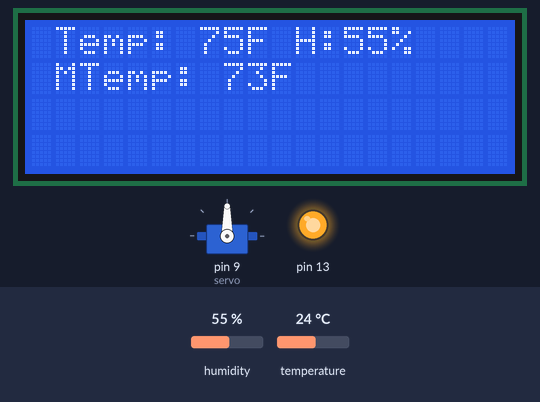
A sketch run on a simulated Arduino Uno, built with avr-gcc and run on an emulated ATmega328P. Shown: 20×4 character LCD, servo, output pins drawn as LEDs (lit = HIGH). Inputs (shaded band) come from the test bench; at power-on: temperature 24 °C, humidity 55 %. What the sketch prints to the serial monitor is not drawn.

Above: at 1.3 s.
1.4 s: temperature set to 22 °C
At 4.0 s:
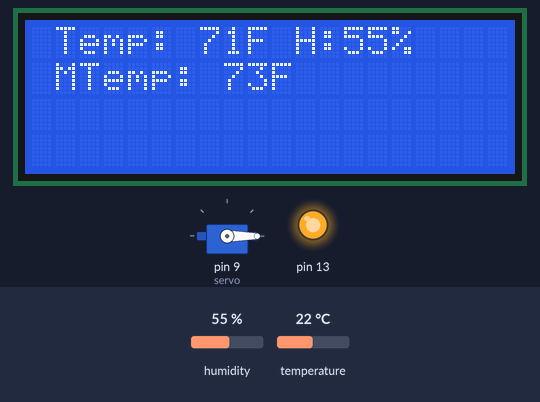
4.3 s: humidity set to 22 %
At 5.2 s:
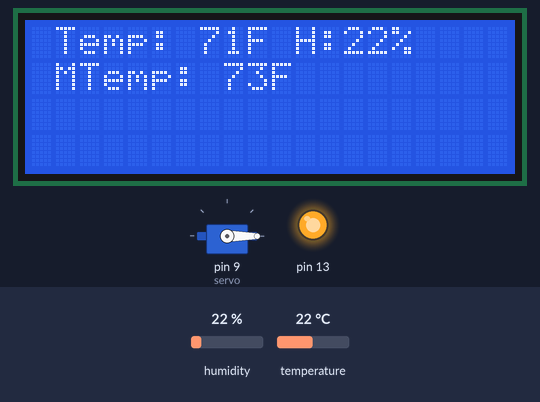
7.1 s: humidity set to 40 %
At 10.2 s:
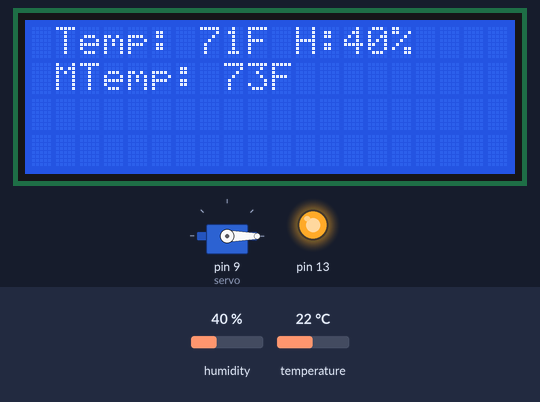
10.6 s: temperature set to 12 °C
At 12.7 s:
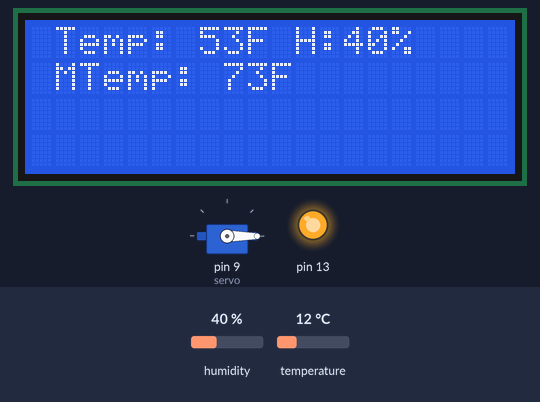
Timing chart, 0 to 14.2 s (numbered marks = the images above; inputs shaded):
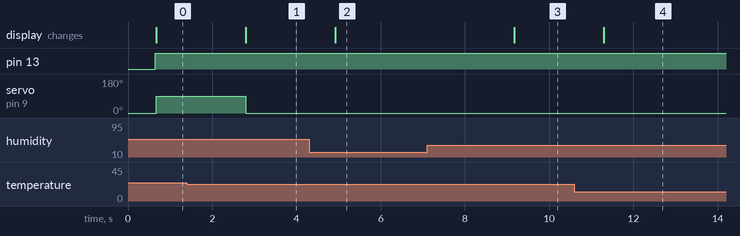

Measured:
- the behaviour switches between 24 and 23 °C on temperature (found by bisection; images 0 and 1)
- after the input at 1.4 s, servo on pin 9 (servo): 90° → 0° after 1.4 s; the display: changes after 1.4 s (image 1)
- after the input at 4.3 s, the display: changes after 0.62 s (image 2)
- after the input at 7.1 s, the display: changes after 2.1 s (image 3)
- after the input at 10.6 s, the display: changes after 0.70 s (image 4)

The sketch:

ArduinoFan.ino
```cpp
#include <DHT.h>
#include <Adafruit_Sensor.h>
#include <Wire.h>
#include <LiquidCrystal_I2C.h>
#include <Servo.h>

LiquidCrystal_I2C lcd(0x27, 20, 4);
String readString = "";
int SENSOR = 2;
int temp, humid;
DHT dht (SENSOR, DHT11);
Servo servo;

int triggerTemp = 0;

void printToLCD() {
  lcd.init();
  lcd.init();
  lcd.backlight();
}


void setup()
{
  printToLCD();
  Serial.begin(9600);
  dht.begin();
  digitalWrite(8, HIGH);
  servo.attach(9);
  servo.write(0);

  triggerTemp = 73;
  //stick
  pinMode(8, INPUT);
  digitalWrite(8, HIGH);

}


void loop()
{

  humid = dht.readHumidity();
  temp = dht.readTemperature(true);

  Serial.print(temp);
  Serial.print("\n");
  Serial.print(humid);
  Serial.print("\n");
  delay(500);
  analogWrite(13, 200);
  lcd.setCursor(1, 0);
  lcd.print("Temp: ");
  lcd.print(temp);
  lcd.print("F");
  lcd.setCursor(11, 0);
  lcd.print("H:");
  lcd.print(humid);
  lcd.print("%");

  lcd.setCursor(1, 1);
  lcd.print("MTemp: ");
  lcd.print(triggerTemp);
  lcd.print("F");

//  lcd.autoscroll();
  if(temp > triggerTemp) {
    servo.write(90);
  }
  else{
    servo.write(0);
  }
}
```
